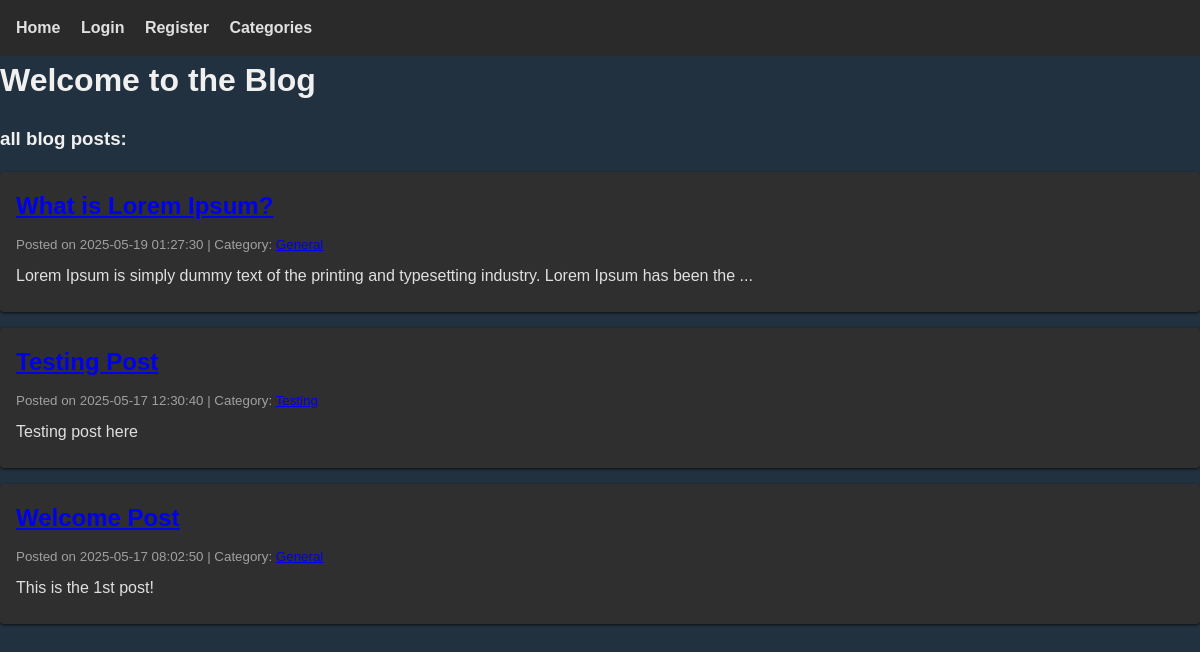
The page / on the database its author committed.
### tables this page shows
CREATE TABLE posts (
    id INTEGER PRIMARY KEY AUTOINCREMENT,
    title TEXT NOT NULL,
    content TEXT NOT NULL,
    created TIMESTAMP NOT NULL DEFAULT CURRENT_TIMESTAMP,
    published INTEGER NOT NULL DEFAULT 1,
    user_id INTEGER NOT NULL,
    category_id INTEGER NOT NULL,
    FOREIGN KEY (user_id) REFERENCES users(id),
    FOREIGN KEY (category_id) REFERENCES categories(id)
);

CREATE TABLE categories (
    id INTEGER PRIMARY KEY AUTOINCREMENT,
    name TEXT UNIQUE NOT NULL
);

### app.py (the view)
@app.route('/')
def index():
    conn = get_db_connection()
    posts = conn.execute(
        'select posts.id, posts.title, posts.content, posts.created, '
        'categories.name AS category_name, posts.category_id '
        'from posts JOIN categories ON posts.category_id = categories.id '
        'where posts.published = 1 ORDER BY posts.created DESC').fetchall()
    conn.close()
    return render_template('index.html', posts=posts)

### app.py (called while the page is built)
def get_db_connection():
    conn = sqlite3.connect('blog.db')
    conn.row_factory = sqlite3.Row
    return conn

### templates/index.html (shortened to what this page needs)
<!DOCTYPE html>
<html lang="en">
<head>
</head>
<body>
{% extends 'layout.html' %}
{% block content %}
<h1>Welcome to the Blog</h1>
<h3>all blog posts:</h3>
{% for post in posts %}
  <div class="post">
    <h2><a href="{{ url_for('post', post_id=post['id']) }}">{{ post['title'] }}</a>
    </h2>
    <small>Posted on {{ post['created'] }} |
      Category: <a href="{{ url_for('category', cat_id=post['category_id']) }}">{{ post['category_name'] }}</a>
    </small>
    <p>{{ post['content'][:100] }}{% if post['content']|length > 100 %}...{% endif %}</p>
  </div>
{% else %}
  <p>No posts to display.</p>
{% endfor %}
{% endblock %}

### templates/layout.html (shortened to what this page needs)
<!DOCTYPE html>
<html lang="en">
<head>
    <link rel="stylesheet" href="{{ url_for('static', filename='style.css') }}">
</head>
<body>
<nav>
    <a href="{{ url_for('index') }}">Home</a>
    {% if session.username %}
      <a href="{{ url_for('dashboard') }}">Dashboard</a>
      <a href="{{ url_for('logout') }}">Logout</a>
    {% else %}
      <a href="{{ url_for('login') }}">Login</a>
      <a href="{{ url_for('register') }}">Register</a>
    {% endif %}
    <a href="{{ url_for('categories') }}">Categories</a>
  </nav>
  {% block content %}{% endblock %}
</body>
</html>

### static/style.css (style rules this page uses)
body { font-family: Arial, sans-serif; line-height: 1.5; margin: 0; padding: 0; background: #22313f; color: #e0e0e0; }
h1, h2, h3 { color: #f0f0f0; margin-top: 0; }
p { margin: 0.5rem 0; }
nav { background: #2a2a2a; padding: 1rem; }
nav a { color: #e0e0e0; margin-right: 1rem; text-decoration: none; font-weight: bold; }
.post { background: #2f2f2f; padding: 1rem; margin: 1rem 0; border-radius: 4px; box-shadow: 0 1px 3px rgba(0, 0, 0, 0.7); }
.post h2 { margin-bottom: 0.5rem; color: #ffffff; }
.post small { color: #a0a0a0; }

### rows shown on the page
posts: title "What is Lorem Ipsum?", created "2025-05-19 01:27:30", category_name "General", content "Lorem Ipsum is simply dummy text of the printing and typesetting industry. Lorem Ipsum has been the"
posts: title "Testing Post", created "2025-05-17 12:30:40", category_name "Testing", content "Testing post here"
posts: title "Welcome Post", created "2025-05-17 08:02:50", category_name "General", content "This is the 1st post!"
